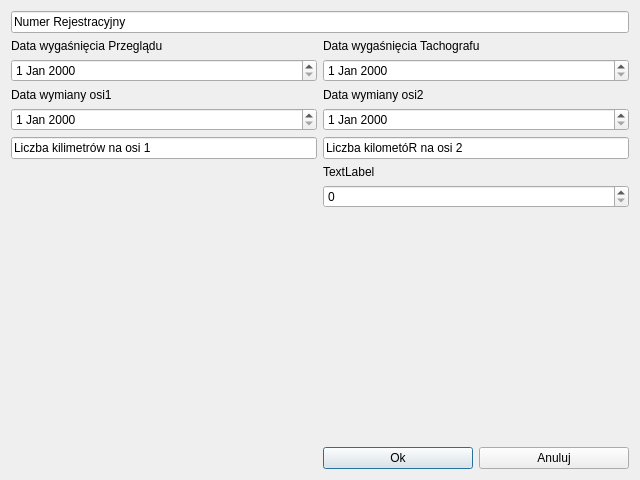
<?xml version="1.0" encoding="UTF-8"?>
<ui version="4.0">
 <class>AddCiagnik</class>
 <widget class="QDialog" name="AddCiagnik">
  <property name="geometry">
   <rect>
    <x>0</x>
    <y>0</y>
    <width>640</width>
    <height>480</height>
   </rect>
  </property>
  <property name="windowTitle">
   <string>Dialog</string>
  </property>
  <layout class="QGridLayout" name="gridLayout">
   <item row="11" column="1">
    <layout class="QHBoxLayout" name="horizontalLayout">
     <item>
      <widget class="QPushButton" name="pushButtonOk">
       <property name="text">
        <string>Ok</string>
       </property>
      </widget>
     </item>
     <item>
      <widget class="QPushButton" name="pushButtonAnuluj">
       <property name="text">
        <string>Anuluj</string>
       </property>
      </widget>
     </item>
    </layout>
   </item>
   <item row="3" column="1">
    <widget class="QDateEdit" name="dateTachograf"/>
   </item>
   <item row="5" column="0">
    <widget class="QDateEdit" name="dateEditOs1"/>
   </item>
   <item row="4" column="0">
    <widget class="QLabel" name="label_3">
     <property name="text">
      <string>Data wymiany osi1</string>
     </property>
    </widget>
   </item>
   <item row="2" column="0">
    <widget class="QLabel" name="label">
     <property name="text">
      <string>Data wygaśnięcia Przeglądu</string>
     </property>
    </widget>
   </item>
   <item row="2" column="1">
    <widget class="QLabel" name="label_2">
     <property name="text">
      <string>Data wygaśnięcia Tachografu</string>
     </property>
    </widget>
   </item>
   <item row="10" column="1">
    <spacer name="verticalSpacer">
     <property name="orientation">
      <enum>Qt::Vertical</enum>
     </property>
     <property name="sizeHint" stdset="0">
      <size>
       <width>20</width>
       <height>40</height>
      </size>
     </property>
    </spacer>
   </item>
   <item row="4" column="1">
    <widget class="QLabel" name="label_4">
     <property name="text">
      <string>Data wymiany osi2</string>
     </property>
    </widget>
   </item>
   <item row="8" column="1">
    <widget class="QLabel" name="label_5">
     <property name="text">
      <string>TextLabel</string>
     </property>
    </widget>
   </item>
   <item row="3" column="0">
    <widget class="QDateEdit" name="dateEditPrzeglad"/>
   </item>
   <item row="1" column="0" colspan="2">
    <widget class="QLineEdit" name="lineEditNumerRej">
     <property name="inputMask">
      <string/>
     </property>
     <property name="text">
      <string>Numer Rejestracyjny</string>
     </property>
    </widget>
   </item>
   <item row="5" column="1">
    <widget class="QDateEdit" name="dateEditOs2"/>
   </item>
   <item row="9" column="1">
    <widget class="QSpinBox" name="spinBoxIdKierowca"/>
   </item>
   <item row="6" column="1">
    <widget class="QLineEdit" name="lineEditOs2">
     <property name="text">
      <string>Liczba kilometóR na osi 2</string>
     </property>
    </widget>
   </item>
   <item row="6" column="0">
    <widget class="QLineEdit" name="lineEditOs1">
     <property name="text">
      <string>Liczba kilimetrów na osi 1</string>
     </property>
    </widget>
   </item>
  </layout>
 </widget>
 <resources/>
 <connections/>
</ui>
